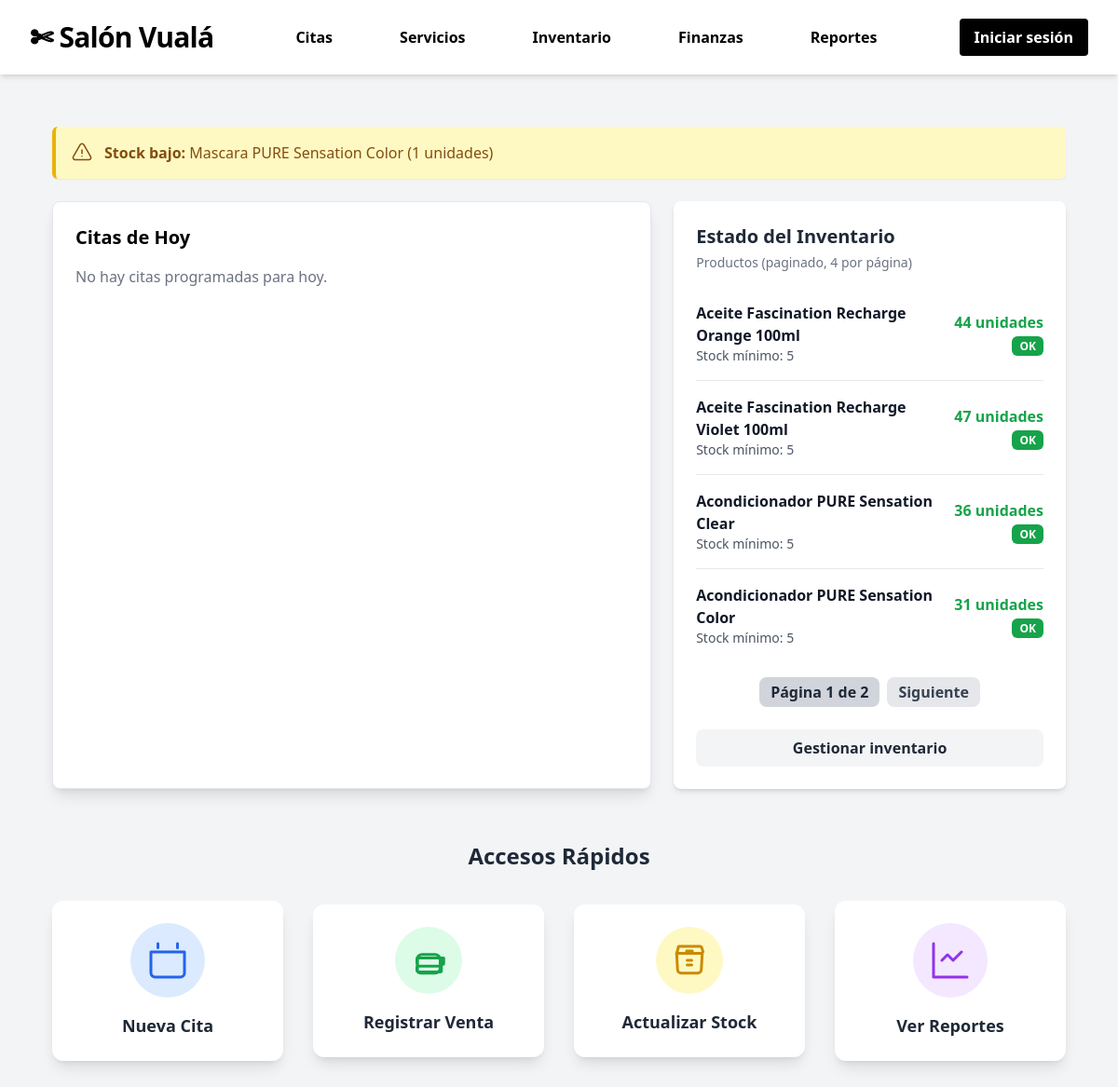
The app's page /inicio/dashboard/ with its own data.
### inventario/models.py (models this page shows, shortened)
class Producto(models.Model):
    TIPO_CHOICES = [
        ("venta", "Venta al Cliente"),
        ("insumo", "Consumo Interno"),
    ]
    CATEGORIA_CHOICES = [
        ("shampoo", "Shampoo"),
        ("acondicionador", "Acondicionador"),
        ("mascarilla", "Mascarilla / Máscara"),
        ("aceite", "Aceite / Aceite"),
        ("otros", "Otros"),
    ]
    nombre = models.CharField(max_length=100)
    descripcion = models.TextField(blank=True)
    tipo = models.CharField(max_length=10, choices=TIPO_CHOICES, default="venta")
    categoria = models.CharField(
        max_length=20,
        choices=CATEGORIA_CHOICES,
        default="otros"
    )
    precio = models.PositiveIntegerField(default=0)
    stock = models.PositiveIntegerField(default=0)
    stock_minimo = models.PositiveIntegerField(default=5)
    codigo_barra = models.CharField(max_length=50, unique=True)
    unidad = models.CharField(max_length=20, default="und")
    imagen = models.ImageField(upload_to="productos/", blank=True, null=True)

### inicio/views.py (the view)
# urls.py: path('dashboard/', dashboard, name='dashboard'),
def dashboard(request):
    hoy = date.today()
    citas_hoy = Cita.objects.filter(fecha=hoy).order_by("hora")
    total_citas_hoy = citas_hoy.count()
    atendidas_hoy = citas_hoy.filter(estado="atendida").count()
    ingresos_hoy = Venta.objects.filter(fecha=hoy).aggregate(total=models.Sum("total"))["total"] or 0
    productos_bajos = Producto.objects.filter(stock__lte=models.F("stock_minimo")).order_by("stock")
    productos = Producto.objects.all().order_by("nombre")
    paginator = Paginator(productos, 4)
    page_number = request.GET.get("page")
    productos_page = paginator.get_page(page_number)
    context = {
        "citas_hoy": citas_hoy,
        "total_citas_hoy": total_citas_hoy,
        "atendidas_hoy": atendidas_hoy,
        "ingresos_hoy": ingresos_hoy,
        "productos_bajos": productos_bajos,  # ← IMPORTANTE
        "productos_page": productos_page,    # ← PARA MOSTRAR 4 Y PAGINAR
    }
    return render(request, "inicio/dashboard.html", context)

### inicio/templates/inicio/dashboard.html (shortened to what this page needs)
{% extends "inicio/base_dashboard.html" %}
{% load static %}
{% block content %}
<div class="bg-gray-100 p-4 md:p-8 min-h-screen">
    <div class="max-w-7xl mx-auto">
        <div class="space-y-4 mb-6">
            {% for p in productos_bajos %}
            <div class="bg-yellow-100 border-l-4 border-yellow-500 text-yellow-800 p-4 rounded-md shadow-sm flex items-center"
                role="alert">
                <p>
                    <span class="font-bold">Stock bajo:</span>
                    {{ p.nombre }} ({{ p.stock }} unidades)
                </p>
            </div>
            {% empty %}
            <div class="bg-green-100 border-l-4 border-green-500 text-green-800 p-4 rounded-md shadow-sm" role="alert">
                No hay productos con stock bajo.
            </div>
            {% endfor %}
        </div>
        <div class="grid grid-cols-1 lg:grid-cols-5 gap-6">
            <div class="lg:col-span-3 bg-white p-6 rounded-lg shadow-lg border">
                <h2 class="text-xl font-semibold mb-4">Citas de Hoy</h2>
                {% if citas_hoy %}
                <div class="overflow-x-auto">
                    <table class="w-full text-left text-sm">
                        <thead>
                            <tr class="text-gray-600 border-b">
                                <th class="py-2">Cliente</th>
                                <th class="py-2">Hora</th>
                                <th class="py-2">Servicio</th>
                                <th class="py-2">Estado</th>
                            </tr>
                        </thead>
                        <tbody>
                            {% for c in citas_hoy %}
                            <tr class="border-b hover:bg-gray-50">
                                <td class="py-2">{{ c.cliente.username }}</td>
                                <td class="py-2">{{ c.hora|time:"H:i" }}</td>
                                <td class="py-2">{{ c.servicio.nombre }}</td>
                                <td class="py-2">
                                    <span class="px-3 py-1 rounded text-xs
                                {% if c.estado == 'atendida' %}
                                    bg-green-100 text-green-700
                                {% elif c.estado == 'pendiente' %}
                                    bg-yellow-100 text-yellow-700
                                {% else %}
                                    bg-red-100 text-red-700
                                {% endif %}
                            ">
                                        {{ c.estado|title }}
                                    </span>
                                </td>
                            </tr>
                            {% endfor %}
                        </tbody>
                    </table>
                </div>
                {% else %}
                <p class="text-gray-500">No hay citas programadas para hoy.</p>
                {% endif %}
            </div>
            <div class="lg:col-span-2 bg-white p-6 rounded-lg shadow-md">
                <h2 class="text-xl font-semibold text-gray-800 mb-1">Estado del Inventario</h2>
                <p class="text-sm text-gray-500 mb-4">Productos (paginado, 4 por página)</p>
                <div class="divide-y divide-gray-200">
                    {% for p in productos_page %}
                    <div class="flex justify-between items-center py-4">
                        <div>
                            <p class="font-semibold text-gray-900">{{ p.nombre }}</p>
                            <p class="text-sm text-gray-600">Stock mínimo: {{ p.stock_minimo }}</p>
                        </div>
                        <div class="text-right flex-shrink-0 ml-4">
                            <p class="font-bold
                    {% if p.stock == 0 %}
                        text-red-700
                    {% elif p.stock <= p.stock_minimo %}
                        text-red-600
                    {% else %}
                        text-green-600
                    {% endif %}
                ">
                                {{ p.stock }} unidades
                            </p>
                            {% if p.stock == 0 %}
                            <span class="text-xs bg-red-700 text-white px-2 py-0.5 rounded-md font-bold uppercase">
                                Sin stock
                            </span>
                            {% elif p.stock <= p.stock_minimo %} <span
                                class="text-xs bg-yellow-500 text-white px-2 py-0.5 rounded-md font-bold uppercase">
                                Bajo
                                </span>
                                {% else %}
                                <span
                                    class="text-xs bg-green-600 text-white px-2 py-0.5 rounded-md font-bold uppercase">
                                    OK
                                </span>
                                {% endif %}
                        </div>
                    </div>
                    {% empty %}
                    <p class="text-gray-500 py-4">No hay productos disponibles.</p>
                    {% endfor %}
                </div>
                {% if productos_page.paginator.num_pages > 1 %}
                <div class="flex justify-center items-center mt-4 space-x-2">
                    <span class="px-3 py-1 bg-gray-300 rounded-lg text-gray-800 font-semibold">
                        Página {{ productos_page.number }} de {{ productos_page.paginator.num_pages }}
                    </span>
                    {% if productos_page.has_next %}
                    <a href="?page={{ productos_page.next_page_number }}"
                        class="px-3 py-1 bg-gray-200 hover:bg-gray-300 rounded-lg text-gray-700 font-semibold">
                        Siguiente
                    </a>
                    {% endif %}
                </div>
                {% endif %}
                <a href=" ">
                    <button
                        class="w-full mt-6 bg-gray-100 hover:bg-gray-200 text-gray-800 font-semibold py-2 px-4 rounded-lg transition-colors">
                        Gestionar inventario
                    </button>
                </a>
            </div>
        </div>
    </div>
    <div class="max-w-7xl mx-auto mt-14 mb-20">
        <h2 class="text-2xl font-semibold mb-8 text-gray-800 text-center">Accesos Rápidos</h2>
        <div class="grid grid-cols-1 sm:grid-cols-2 lg:grid-cols-4 gap-8 place-items-center">
            <a href="#"
                class="bg-white w-full p-6 rounded-xl shadow-lg hover:shadow-xl transition-all flex flex-col items-center justify-center text-center">
                <div class="bg-blue-100 text-blue-600 p-4 rounded-full mb-4 flex items-center justify-center">
                    <svg class="h-12 w-12" xmlns="http://www.w3.org/2000/svg" fill="none" viewBox="0 0 24 24"
                        stroke-width="1.5" stroke="currentColor">
                        <path stroke-linecap="round" stroke-linejoin="round"
                            d="M6.75 3v2.25M17.25 3v2.25M3 7.5h18v11.25A2.25 2.25 0 0 1 18.75 21H5.25A2.25 2.25 0 0 1 3 18.75V7.5Z" />
                    </svg>
                </div>
                <p class="font-semibold text-lg text-gray-800">Nueva Cita</p>
            </a>
            <a href="#"
                class="bg-white w-full p-6 rounded-xl shadow-lg hover:shadow-xl transition-all flex flex-col items-center justify-center text-center">
                <div class="bg-green-100 text-green-600 p-4 rounded-full mb-4 flex items-center justify-center">
                </div>
                <p class="font-semibold text-lg text-gray-800">Registrar Venta</p>
            </a>
            <a href="#"
                class="bg-white w-full p-6 rounded-xl shadow-lg hover:shadow-xl transition-all flex flex-col items-center justify-center text-center">
                <div class="bg-yellow-100 text-yellow-600 p-4 rounded-full mb-4 flex items-center justify-center">
                </div>
                <p class="font-semibold text-lg text-gray-800">Actualizar Stock</p>
            </a>
            <a href="#"
                class="bg-white w-full p-6 rounded-xl shadow-lg hover:shadow-xl transition-all flex flex-col items-center justify-center text-center">
                <div class="bg-purple-100 text-purple-600 p-4 rounded-full mb-4 flex items-center justify-center">
                    <svg class="h-12 w-12" xmlns="http://www.w3.org/2000/svg" fill="none" viewBox="0 0 24 24"
                        stroke-width="1.5" stroke="currentColor">
                        <path stroke-linecap="round" stroke-linejoin="round" d="M3 3v18h18M7.5 12l3-3 3 3 4.5-4.5" />
                    </svg>
                </div>
                <p class="font-semibold text-lg text-gray-800">Ver Reportes</p>
            </a>
        </div>
    </div>
    {% endblock %}

### records on screen
Producto: nombre "Mascara PURE Sensation Color", stock "1"
Producto: nombre "Aceite Fascination Recharge Orange 100ml", stock_minimo "5", stock "44", shows "OK"
Producto: nombre "Aceite Fascination Recharge Violet 100ml", stock_minimo "5", stock "47", shows "OK"
Producto: nombre "Acondicionador PURE Sensation Clear", stock_minimo "5", stock "36", shows "OK"
Producto: nombre "Acondicionador PURE Sensation Color", stock_minimo "5", stock "31", shows "OK"

### other values on screen
{{ productos_page.number }} "1"
{{ productos_page.paginator.num_pages }} "2"
